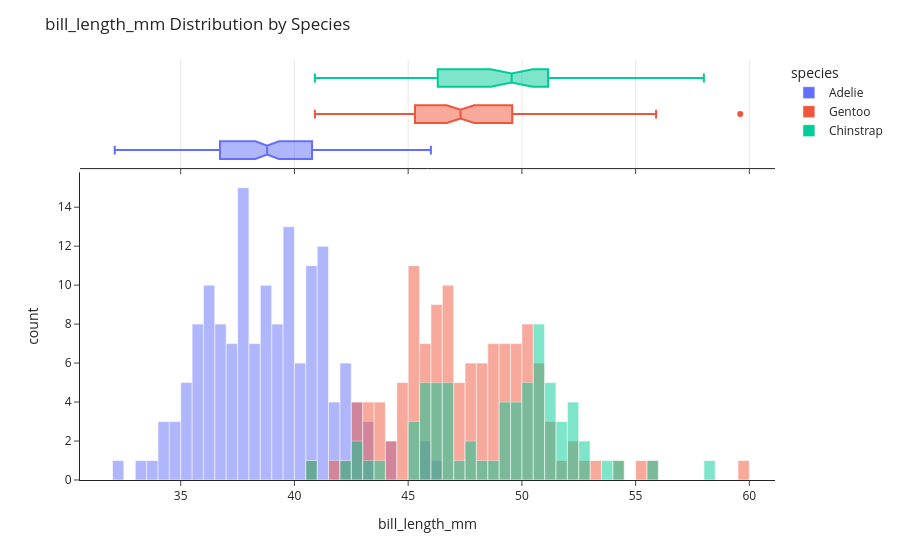
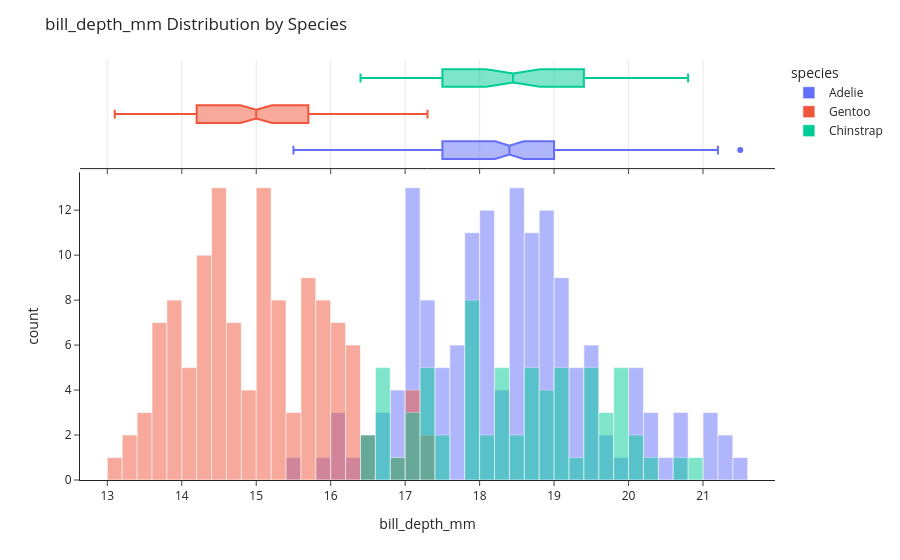
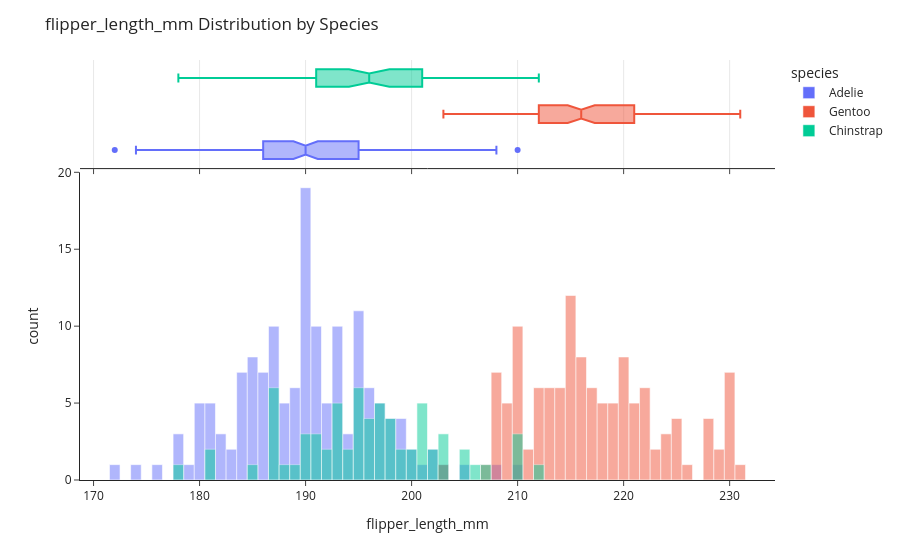
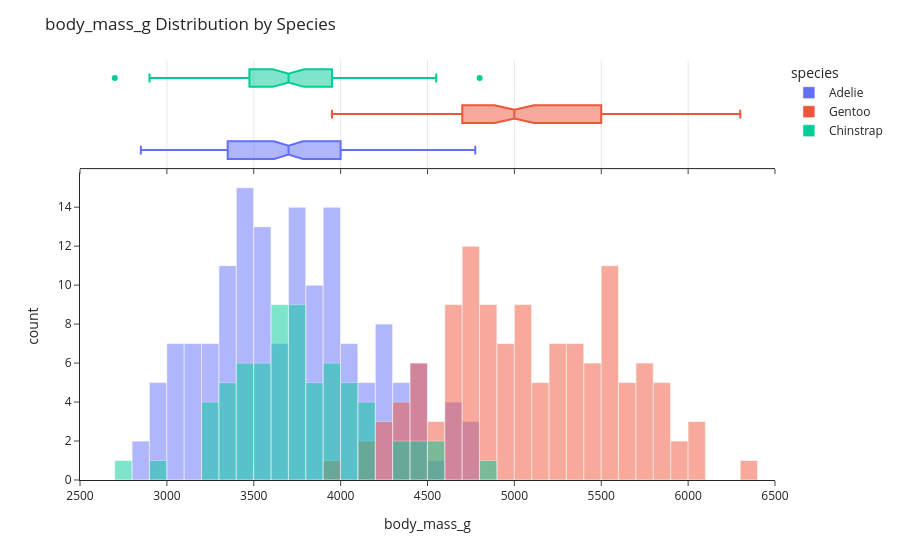

The code cell stored with these charts, in order, in its notebook:
### Code cell
import pandas as pd
import plotly.express as px
from plotly.subplots import make_subplots
import plotly.graph_objects as go

pdf = df_clean.toPandas()

for colname in ["bill_length_mm", "bill_depth_mm", "flipper_length_mm", "body_mass_g"]:
    fig = px.histogram(pdf, x=colname, color="species", barmode="overlay", marginal="box", nbins=60)
    fig.update_layout(title=f"{colname} Distribution by Species", template="simple_white")
    fig.show()

### Figure 1 — Plotly figure (JSON) as saved in the notebook; plotly's stock layout.template omitted (floating-point values rounded to 4 significant figures; data arrays with more than 128 entries replaced by an {"elided": "..."} marker saying what was removed)
{"data": [{"bingroup": "x", "hovertemplate": "species=Adelie<br>bill_length_mm=%{x}<br>count=%{y}<extra></extra>", "legendgroup": "Adelie", "marker": {"color": "#636efa", "opacity": 0.5, "pattern": {"shape": ""}}, "name": "Adelie", "nbinsx": 60, "orientation": "v", "showlegend": true, "type": "histogram", "x": {"elided": "152 float values"}, "xaxis": "x", "yaxis": "y"}, {"hovertemplate": "species=Adelie<br>bill_length_mm=%{x}<extra></extra>", "legendgroup": "Adelie", "marker": {"color": "#636efa"}, "name": "Adelie", "notched": true, "showlegend": false, "type": "box", "x": {"elided": "152 float values"}, "xaxis": "x2", "yaxis": "y2"}, {"bingroup": "x", "hovertemplate": "species=Gentoo<br>bill_length_mm=%{x}<br>count=%{y}<extra></extra>", "legendgroup": "Gentoo", "marker": {"color": "#EF553B", "opacity": 0.5, "pattern": {"shape": ""}}, "name": "Gentoo", "nbinsx": 60, "orientation": "v", "showlegend": true, "type": "histogram", "x": [46.1, 50, 48.7, 50, 47.6, 46.5, 45.4, 46.7, 43.3, 46.8, 40.9, 49, 45.5, 48.4, 45.8, 49.3, 42, 49.2, 46.2, 48.7, 50.2, 45.1, 46.5, 46.3, 42.9, 46.1, 44.5, 47.8, 48.2, 50, 47.3, 42.8, 45.1, 59.6, 49.1, 48.4, 42.6, 44.4, 44, 48.7, 42.7, 49.6, 45.3, 49.6, 50.5, 43.6, 45.5, 50.5, 44.9, 45.2, 46.6, 48.5, 45.1, 50.1, 46.5, 45, 43.8, 45.5, 43.2, 50.4, 45.3, 46.2, 45.7, 54.3, 45.8, 49.8, 46.2, 49.5, 43.5, 50.7, 47.7, 46.4, 48.2, 46.5, 46.4, 48.6, 47.5, 51.1, 45.2, 45.2, 49.1, 52.5, 47.4, 50, 44.9, 50.8, 43.4, 51.3, 47.5, 52.1, 47.5, 52.2, 45.5, 49.5, 44.5, 50.8, 49.4, 46.9, 48.4, 51.1, 48.5, 55.9, 47.2, 49.1, 47.3, 46.8, 41.7, 53.4, 43.3, 48.1, 50.5, 49.8, 43.5, 51.5, 46.2, 55.1, 44.5, 48.8, 47.2, null, 46.8, 50.4, 45.2, 49.9], "xaxis": "x", "yaxis": "y"}, {"hovertemplate": "species=Gentoo<br>bill_length_mm=%{x}<extra></extra>", "legendgroup": "Gentoo", "marker": {"color": "#EF553B"}, "name": "Gentoo", "notched": true, "showlegend": false, "type": "box", "x": [46.1, 50, 48.7, 50, 47.6, 46.5, 45.4, 46.7, 43.3, 46.8, 40.9, 49, 45.5, 48.4, 45.8, 49.3, 42, 49.2, 46.2, 48.7, 50.2, 45.1, 46.5, 46.3, 42.9, 46.1, 44.5, 47.8, 48.2, 50, 47.3, 42.8, 45.1, 59.6, 49.1, 48.4, 42.6, 44.4, 44, 48.7, 42.7, 49.6, 45.3, 49.6, 50.5, 43.6, 45.5, 50.5, 44.9, 45.2, 46.6, 48.5, 45.1, 50.1, 46.5, 45, 43.8, 45.5, 43.2, 50.4, 45.3, 46.2, 45.7, 54.3, 45.8, 49.8, 46.2, 49.5, 43.5, 50.7, 47.7, 46.4, 48.2, 46.5, 46.4, 48.6, 47.5, 51.1, 45.2, 45.2, 49.1, 52.5, 47.4, 50, 44.9, 50.8, 43.4, 51.3, 47.5, 52.1, 47.5, 52.2, 45.5, 49.5, 44.5, 50.8, 49.4, 46.9, 48.4, 51.1, 48.5, 55.9, 47.2, 49.1, 47.3, 46.8, 41.7, 53.4, 43.3, 48.1, 50.5, 49.8, 43.5, 51.5, 46.2, 55.1, 44.5, 48.8, 47.2, null, 46.8, 50.4, 45.2, 49.9], "xaxis": "x2", "yaxis": "y2"}, {"bingroup": "x", "hovertemplate": "species=Chinstrap<br>bill_length_mm=%{x}<br>count=%{y}<extra></extra>", "legendgroup": "Chinstrap", "marker": {"color": "#00cc96", "opacity": 0.5, "pattern": {"shape": ""}}, "name": "Chinstrap", "nbinsx": 60, "orientation": "v", "showlegend": true, "type": "histogram", "x": [46.5, 50, 51.3, 45.4, 52.7, 45.2, 46.1, 51.3, 46, 51.3, 46.6, 51.7, 47, 52, 45.9, 50.5, 50.3, 58, 46.4, 49.2, 42.4, 48.5, 43.2, 50.6, 46.7, 52, 50.5, 49.5, 46.4, 52.8, 40.9, 54.2, 42.5, 51, 49.7, 47.5, 47.6, 52, 46.9, 53.5, 49, 46.2, 50.9, 45.5, 50.9, 50.8, 50.1, 49, 51.5, 49.8, 48.1, 51.4, 45.7, 50.7, 42.5, 52.2, 45.2, 49.3, 50.2, 45.6, 51.9, 46.8, 45.7, 55.8, 43.5, 49.6, 50.8, 50.2], "xaxis": "x", "yaxis": "y"}, {"hovertemplate": "species=Chinstrap<br>bill_length_mm=%{x}<extra></extra>", "legendgroup": "Chinstrap", "marker": {"color": "#00cc96"}, "name": "Chinstrap", "notched": true, "showlegend": false, "type": "box", "x": [46.5, 50, 51.3, 45.4, 52.7, 45.2, 46.1, 51.3, 46, 51.3, 46.6, 51.7, 47, 52, 45.9, 50.5, 50.3, 58, 46.4, 49.2, 42.4, 48.5, 43.2, 50.6, 46.7, 52, 50.5, 49.5, 46.4, 52.8, 40.9, 54.2, 42.5, 51, 49.7, 47.5, 47.6, 52, 46.9, 53.5, 49, 46.2, 50.9, 45.5, 50.9, 50.8, 50.1, 49, 51.5, 49.8, 48.1, 51.4, 45.7, 50.7, 42.5, 52.2, 45.2, 49.3, 50.2, 45.6, 51.9, 46.8, 45.7, 55.8, 43.5, 49.6, 50.8, 50.2], "xaxis": "x2", "yaxis": "y2"}], "layout": {"barmode": "overlay", "legend": {"title": {"text": "species"}, "tracegroupgap": 0}, "margin": {"t": 60}, "title": {"text": "bill_length_mm Distribution by Species"}, "xaxis": {"anchor": "y", "domain": [0, 1], "title": {"text": "bill_length_mm"}}, "xaxis2": {"anchor": "y2", "domain": [0, 1], "matches": "x", "showgrid": true, "showticklabels": false}, "yaxis": {"anchor": "x", "domain": [0, 0.7326], "title": {"text": "count"}}, "yaxis2": {"anchor": "x2", "domain": [0.7426, 1], "matches": "y2", "showgrid": false, "showline": false, "showticklabels": false, "ticks": ""}}}

### Figure 2 — Plotly figure (JSON) as saved in the notebook; plotly's stock layout.template omitted (floating-point values rounded to 4 significant figures; data arrays with more than 128 entries replaced by an {"elided": "..."} marker saying what was removed)
{"data": [{"bingroup": "x", "hovertemplate": "species=Adelie<br>bill_depth_mm=%{x}<br>count=%{y}<extra></extra>", "legendgroup": "Adelie", "marker": {"color": "#636efa", "opacity": 0.5, "pattern": {"shape": ""}}, "name": "Adelie", "nbinsx": 60, "orientation": "v", "showlegend": true, "type": "histogram", "x": {"elided": "152 float values"}, "xaxis": "x", "yaxis": "y"}, {"hovertemplate": "species=Adelie<br>bill_depth_mm=%{x}<extra></extra>", "legendgroup": "Adelie", "marker": {"color": "#636efa"}, "name": "Adelie", "notched": true, "showlegend": false, "type": "box", "x": {"elided": "152 float values"}, "xaxis": "x2", "yaxis": "y2"}, {"bingroup": "x", "hovertemplate": "species=Gentoo<br>bill_depth_mm=%{x}<br>count=%{y}<extra></extra>", "legendgroup": "Gentoo", "marker": {"color": "#EF553B", "opacity": 0.5, "pattern": {"shape": ""}}, "name": "Gentoo", "nbinsx": 60, "orientation": "v", "showlegend": true, "type": "histogram", "x": [13.2, 16.3, 14.1, 15.2, 14.5, 13.5, 14.6, 15.3, 13.4, 15.4, 13.7, 16.1, 13.7, 14.6, 14.6, 15.7, 13.5, 15.2, 14.5, 15.1, 14.3, 14.5, 14.5, 15.8, 13.1, 15.1, 14.3, 15, 14.3, 15.3, 15.3, 14.2, 14.5, 17, 14.8, 16.3, 13.7, 17.3, 13.6, 15.7, 13.7, 16, 13.7, 15, 15.9, 13.9, 13.9, 15.9, 13.3, 15.8, 14.2, 14.1, 14.4, 15, 14.4, 15.4, 13.9, 15, 14.5, 15.3, 13.8, 14.9, 13.9, 15.7, 14.2, 16.8, 14.4, 16.2, 14.2, 15, 15, 15.6, 15.6, 14.8, 15, 16, 14.2, 16.3, 13.8, 16.4, 14.5, 15.6, 14.6, 15.9, 13.8, 17.3, 14.4, 14.2, 14, 17, 15, 17.1, 14.5, 16.1, 14.7, 15.7, 15.8, 14.6, 14.4, 16.5, 15, 17, 15.5, 15, 13.8, 16.1, 14.7, 15.8, 14, 15.1, 15.2, 15.9, 15.2, 16.3, 14.1, 16, 15.7, 16.2, 13.7, null, 14.3, 15.7, 14.8, 16.1], "xaxis": "x", "yaxis": "y"}, {"hovertemplate": "species=Gentoo<br>bill_depth_mm=%{x}<extra></extra>", "legendgroup": "Gentoo", "marker": {"color": "#EF553B"}, "name": "Gentoo", "notched": true, "showlegend": false, "type": "box", "x": [13.2, 16.3, 14.1, 15.2, 14.5, 13.5, 14.6, 15.3, 13.4, 15.4, 13.7, 16.1, 13.7, 14.6, 14.6, 15.7, 13.5, 15.2, 14.5, 15.1, 14.3, 14.5, 14.5, 15.8, 13.1, 15.1, 14.3, 15, 14.3, 15.3, 15.3, 14.2, 14.5, 17, 14.8, 16.3, 13.7, 17.3, 13.6, 15.7, 13.7, 16, 13.7, 15, 15.9, 13.9, 13.9, 15.9, 13.3, 15.8, 14.2, 14.1, 14.4, 15, 14.4, 15.4, 13.9, 15, 14.5, 15.3, 13.8, 14.9, 13.9, 15.7, 14.2, 16.8, 14.4, 16.2, 14.2, 15, 15, 15.6, 15.6, 14.8, 15, 16, 14.2, 16.3, 13.8, 16.4, 14.5, 15.6, 14.6, 15.9, 13.8, 17.3, 14.4, 14.2, 14, 17, 15, 17.1, 14.5, 16.1, 14.7, 15.7, 15.8, 14.6, 14.4, 16.5, 15, 17, 15.5, 15, 13.8, 16.1, 14.7, 15.8, 14, 15.1, 15.2, 15.9, 15.2, 16.3, 14.1, 16, 15.7, 16.2, 13.7, null, 14.3, 15.7, 14.8, 16.1], "xaxis": "x2", "yaxis": "y2"}, {"bingroup": "x", "hovertemplate": "species=Chinstrap<br>bill_depth_mm=%{x}<br>count=%{y}<extra></extra>", "legendgroup": "Chinstrap", "marker": {"color": "#00cc96", "opacity": 0.5, "pattern": {"shape": ""}}, "name": "Chinstrap", "nbinsx": 60, "orientation": "v", "showlegend": true, "type": "histogram", "x": [17.9, 19.5, 19.2, 18.7, 19.8, 17.8, 18.2, 18.2, 18.9, 19.9, 17.8, 20.3, 17.3, 18.1, 17.1, 19.6, 20, 17.8, 18.6, 18.2, 17.3, 17.5, 16.6, 19.4, 17.9, 19, 18.4, 19, 17.8, 20, 16.6, 20.8, 16.7, 18.8, 18.6, 16.8, 18.3, 20.7, 16.6, 19.9, 19.5, 17.5, 19.1, 17, 17.9, 18.5, 17.9, 19.6, 18.7, 17.3, 16.4, 19, 17.3, 19.7, 17.3, 18.8, 16.6, 19.9, 18.8, 19.4, 19.5, 16.5, 17, 19.8, 18.1, 18.2, 19, 18.7], "xaxis": "x", "yaxis": "y"}, {"hovertemplate": "species=Chinstrap<br>bill_depth_mm=%{x}<extra></extra>", "legendgroup": "Chinstrap", "marker": {"color": "#00cc96"}, "name": "Chinstrap", "notched": true, "showlegend": false, "type": "box", "x": [17.9, 19.5, 19.2, 18.7, 19.8, 17.8, 18.2, 18.2, 18.9, 19.9, 17.8, 20.3, 17.3, 18.1, 17.1, 19.6, 20, 17.8, 18.6, 18.2, 17.3, 17.5, 16.6, 19.4, 17.9, 19, 18.4, 19, 17.8, 20, 16.6, 20.8, 16.7, 18.8, 18.6, 16.8, 18.3, 20.7, 16.6, 19.9, 19.5, 17.5, 19.1, 17, 17.9, 18.5, 17.9, 19.6, 18.7, 17.3, 16.4, 19, 17.3, 19.7, 17.3, 18.8, 16.6, 19.9, 18.8, 19.4, 19.5, 16.5, 17, 19.8, 18.1, 18.2, 19, 18.7], "xaxis": "x2", "yaxis": "y2"}], "layout": {"barmode": "overlay", "legend": {"title": {"text": "species"}, "tracegroupgap": 0}, "margin": {"t": 60}, "title": {"text": "bill_depth_mm Distribution by Species"}, "xaxis": {"anchor": "y", "domain": [0, 1], "title": {"text": "bill_depth_mm"}}, "xaxis2": {"anchor": "y2", "domain": [0, 1], "matches": "x", "showgrid": true, "showticklabels": false}, "yaxis": {"anchor": "x", "domain": [0, 0.7326], "title": {"text": "count"}}, "yaxis2": {"anchor": "x2", "domain": [0.7426, 1], "matches": "y2", "showgrid": false, "showline": false, "showticklabels": false, "ticks": ""}}}

### Figure 3 — Plotly figure (JSON) as saved in the notebook; plotly's stock layout.template omitted (floating-point values rounded to 4 significant figures; data arrays with more than 128 entries replaced by an {"elided": "..."} marker saying what was removed)
{"data": [{"bingroup": "x", "hovertemplate": "species=Adelie<br>flipper_length_mm=%{x}<br>count=%{y}<extra></extra>", "legendgroup": "Adelie", "marker": {"color": "#636efa", "opacity": 0.5, "pattern": {"shape": ""}}, "name": "Adelie", "nbinsx": 60, "orientation": "v", "showlegend": true, "type": "histogram", "x": {"elided": "152 int values"}, "xaxis": "x", "yaxis": "y"}, {"hovertemplate": "species=Adelie<br>flipper_length_mm=%{x}<extra></extra>", "legendgroup": "Adelie", "marker": {"color": "#636efa"}, "name": "Adelie", "notched": true, "showlegend": false, "type": "box", "x": {"elided": "152 int values"}, "xaxis": "x2", "yaxis": "y2"}, {"bingroup": "x", "hovertemplate": "species=Gentoo<br>flipper_length_mm=%{x}<br>count=%{y}<extra></extra>", "legendgroup": "Gentoo", "marker": {"color": "#EF553B", "opacity": 0.5, "pattern": {"shape": ""}}, "name": "Gentoo", "nbinsx": 60, "orientation": "v", "showlegend": true, "type": "histogram", "x": [211, 230, 210, 218, 215, 210, 211, 219, 209, 215, 214, 216, 214, 213, 210, 217, 210, 221, 209, 222, 218, 215, 213, 215, 215, 215, 216, 215, 210, 220, 222, 209, 207, 230, 220, 220, 213, 219, 208, 208, 208, 225, 210, 216, 222, 217, 210, 225, 213, 215, 210, 220, 210, 225, 217, 220, 208, 220, 208, 224, 208, 221, 214, 231, 219, 230, 214, 229, 220, 223, 216, 221, 221, 217, 216, 230, 209, 220, 215, 223, 212, 221, 212, 224, 212, 228, 218, 218, 212, 230, 218, 228, 212, 224, 214, 226, 216, 222, 203, 225, 219, 228, 215, 228, 216, 215, 210, 219, 208, 209, 216, 229, 213, 230, 217, 230, 217, 222, 214, null, 215, 222, 212, 213], "xaxis": "x", "yaxis": "y"}, {"hovertemplate": "species=Gentoo<br>flipper_length_mm=%{x}<extra></extra>", "legendgroup": "Gentoo", "marker": {"color": "#EF553B"}, "name": "Gentoo", "notched": true, "showlegend": false, "type": "box", "x": [211, 230, 210, 218, 215, 210, 211, 219, 209, 215, 214, 216, 214, 213, 210, 217, 210, 221, 209, 222, 218, 215, 213, 215, 215, 215, 216, 215, 210, 220, 222, 209, 207, 230, 220, 220, 213, 219, 208, 208, 208, 225, 210, 216, 222, 217, 210, 225, 213, 215, 210, 220, 210, 225, 217, 220, 208, 220, 208, 224, 208, 221, 214, 231, 219, 230, 214, 229, 220, 223, 216, 221, 221, 217, 216, 230, 209, 220, 215, 223, 212, 221, 212, 224, 212, 228, 218, 218, 212, 230, 218, 228, 212, 224, 214, 226, 216, 222, 203, 225, 219, 228, 215, 228, 216, 215, 210, 219, 208, 209, 216, 229, 213, 230, 217, 230, 217, 222, 214, null, 215, 222, 212, 213], "xaxis": "x2", "yaxis": "y2"}, {"bingroup": "x", "hovertemplate": "species=Chinstrap<br>flipper_length_mm=%{x}<br>count=%{y}<extra></extra>", "legendgroup": "Chinstrap", "marker": {"color": "#00cc96", "opacity": 0.5, "pattern": {"shape": ""}}, "name": "Chinstrap", "nbinsx": 60, "orientation": "v", "showlegend": true, "type": "histogram", "x": [192, 196, 193, 188, 197, 198, 178, 197, 195, 198, 193, 194, 185, 201, 190, 201, 197, 181, 190, 195, 181, 191, 187, 193, 195, 197, 200, 200, 191, 205, 187, 201, 187, 203, 195, 199, 195, 210, 192, 205, 210, 187, 196, 196, 196, 201, 190, 212, 187, 198, 199, 201, 193, 203, 187, 197, 191, 203, 202, 194, 206, 189, 195, 207, 202, 193, 210, 198], "xaxis": "x", "yaxis": "y"}, {"hovertemplate": "species=Chinstrap<br>flipper_length_mm=%{x}<extra></extra>", "legendgroup": "Chinstrap", "marker": {"color": "#00cc96"}, "name": "Chinstrap", "notched": true, "showlegend": false, "type": "box", "x": [192, 196, 193, 188, 197, 198, 178, 197, 195, 198, 193, 194, 185, 201, 190, 201, 197, 181, 190, 195, 181, 191, 187, 193, 195, 197, 200, 200, 191, 205, 187, 201, 187, 203, 195, 199, 195, 210, 192, 205, 210, 187, 196, 196, 196, 201, 190, 212, 187, 198, 199, 201, 193, 203, 187, 197, 191, 203, 202, 194, 206, 189, 195, 207, 202, 193, 210, 198], "xaxis": "x2", "yaxis": "y2"}], "layout": {"barmode": "overlay", "legend": {"title": {"text": "species"}, "tracegroupgap": 0}, "margin": {"t": 60}, "title": {"text": "flipper_length_mm Distribution by Species"}, "xaxis": {"anchor": "y", "domain": [0, 1], "title": {"text": "flipper_length_mm"}}, "xaxis2": {"anchor": "y2", "domain": [0, 1], "matches": "x", "showgrid": true, "showticklabels": false}, "yaxis": {"anchor": "x", "domain": [0, 0.7326], "title": {"text": "count"}}, "yaxis2": {"anchor": "x2", "domain": [0.7426, 1], "matches": "y2", "showgrid": false, "showline": false, "showticklabels": false, "ticks": ""}}}

### Figure 4 — Plotly figure (JSON) as saved in the notebook; plotly's stock layout.template omitted (floating-point values rounded to 4 significant figures; data arrays with more than 128 entries replaced by an {"elided": "..."} marker saying what was removed)
{"data": [{"bingroup": "x", "hovertemplate": "species=Adelie<br>body_mass_g=%{x}<br>count=%{y}<extra></extra>", "legendgroup": "Adelie", "marker": {"color": "#636efa", "opacity": 0.5, "pattern": {"shape": ""}}, "name": "Adelie", "nbinsx": 60, "orientation": "v", "showlegend": true, "type": "histogram", "x": {"elided": "152 int values"}, "xaxis": "x", "yaxis": "y"}, {"hovertemplate": "species=Adelie<br>body_mass_g=%{x}<extra></extra>", "legendgroup": "Adelie", "marker": {"color": "#636efa"}, "name": "Adelie", "notched": true, "showlegend": false, "type": "box", "x": {"elided": "152 int values"}, "xaxis": "x2", "yaxis": "y2"}, {"bingroup": "x", "hovertemplate": "species=Gentoo<br>body_mass_g=%{x}<br>count=%{y}<extra></extra>", "legendgroup": "Gentoo", "marker": {"color": "#EF553B", "opacity": 0.5, "pattern": {"shape": ""}}, "name": "Gentoo", "nbinsx": 60, "orientation": "v", "showlegend": true, "type": "histogram", "x": [4500, 5700, 4450, 5700, 5400, 4550, 4800, 5200, 4400, 5150, 4650, 5550, 4650, 5850, 4200, 5850, 4150, 6300, 4800, 5350, 5700, 5000, 4400, 5050, 5000, 5100, 4100, 5650, 4600, 5550, 5250, 4700, 5050, 6050, 5150, 5400, 4950, 5250, 4350, 5350, 3950, 5700, 4300, 4750, 5550, 4900, 4200, 5400, 5100, 5300, 4850, 5300, 4400, 5000, 4900, 5050, 4300, 5000, 4450, 5550, 4200, 5300, 4400, 5650, 4700, 5700, 4650, 5800, 4700, 5550, 4750, 5000, 5100, 5200, 4700, 5800, 4600, 6000, 4750, 5950, 4625, 5450, 4725, 5350, 4750, 5600, 4600, 5300, 4875, 5550, 4950, 5400, 4750, 5650, 4850, 5200, 4925, 4875, 4625, 5250, 4850, 5600, 4975, 5500, 4725, 5500, 4700, 5500, 4575, 5500, 5000, 5950, 4650, 5500, 4375, 5850, 4875, 6000, 4925, null, 4850, 5750, 5200, 5400], "xaxis": "x", "yaxis": "y"}, {"hovertemplate": "species=Gentoo<br>body_mass_g=%{x}<extra></extra>", "legendgroup": "Gentoo", "marker": {"color": "#EF553B"}, "name": "Gentoo", "notched": true, "showlegend": false, "type": "box", "x": [4500, 5700, 4450, 5700, 5400, 4550, 4800, 5200, 4400, 5150, 4650, 5550, 4650, 5850, 4200, 5850, 4150, 6300, 4800, 5350, 5700, 5000, 4400, 5050, 5000, 5100, 4100, 5650, 4600, 5550, 5250, 4700, 5050, 6050, 5150, 5400, 4950, 5250, 4350, 5350, 3950, 5700, 4300, 4750, 5550, 4900, 4200, 5400, 5100, 5300, 4850, 5300, 4400, 5000, 4900, 5050, 4300, 5000, 4450, 5550, 4200, 5300, 4400, 5650, 4700, 5700, 4650, 5800, 4700, 5550, 4750, 5000, 5100, 5200, 4700, 5800, 4600, 6000, 4750, 5950, 4625, 5450, 4725, 5350, 4750, 5600, 4600, 5300, 4875, 5550, 4950, 5400, 4750, 5650, 4850, 5200, 4925, 4875, 4625, 5250, 4850, 5600, 4975, 5500, 4725, 5500, 4700, 5500, 4575, 5500, 5000, 5950, 4650, 5500, 4375, 5850, 4875, 6000, 4925, null, 4850, 5750, 5200, 5400], "xaxis": "x2", "yaxis": "y2"}, {"bingroup": "x", "hovertemplate": "species=Chinstrap<br>body_mass_g=%{x}<br>count=%{y}<extra></extra>", "legendgroup": "Chinstrap", "marker": {"color": "#00cc96", "opacity": 0.5, "pattern": {"shape": ""}}, "name": "Chinstrap", "nbinsx": 60, "orientation": "v", "showlegend": true, "type": "histogram", "x": [3500, 3900, 3650, 3525, 3725, 3950, 3250, 3750, 4150, 3700, 3800, 3775, 3700, 4050, 3575, 4050, 3300, 3700, 3450, 4400, 3600, 3400, 2900, 3800, 3300, 4150, 3400, 3800, 3700, 4550, 3200, 4300, 3350, 4100, 3600, 3900, 3850, 4800, 2700, 4500, 3950, 3650, 3550, 3500, 3675, 4450, 3400, 4300, 3250, 3675, 3325, 3950, 3600, 4050, 3350, 3450, 3250, 4050, 3800, 3525, 3950, 3650, 3650, 4000, 3400, 3775, 4100, 3775], "xaxis": "x", "yaxis": "y"}, {"hovertemplate": "species=Chinstrap<br>body_mass_g=%{x}<extra></extra>", "legendgroup": "Chinstrap", "marker": {"color": "#00cc96"}, "name": "Chinstrap", "notched": true, "showlegend": false, "type": "box", "x": [3500, 3900, 3650, 3525, 3725, 3950, 3250, 3750, 4150, 3700, 3800, 3775, 3700, 4050, 3575, 4050, 3300, 3700, 3450, 4400, 3600, 3400, 2900, 3800, 3300, 4150, 3400, 3800, 3700, 4550, 3200, 4300, 3350, 4100, 3600, 3900, 3850, 4800, 2700, 4500, 3950, 3650, 3550, 3500, 3675, 4450, 3400, 4300, 3250, 3675, 3325, 3950, 3600, 4050, 3350, 3450, 3250, 4050, 3800, 3525, 3950, 3650, 3650, 4000, 3400, 3775, 4100, 3775], "xaxis": "x2", "yaxis": "y2"}], "layout": {"barmode": "overlay", "legend": {"title": {"text": "species"}, "tracegroupgap": 0}, "margin": {"t": 60}, "title": {"text": "body_mass_g Distribution by Species"}, "xaxis": {"anchor": "y", "domain": [0, 1], "title": {"text": "body_mass_g"}}, "xaxis2": {"anchor": "y2", "domain": [0, 1], "matches": "x", "showgrid": true, "showticklabels": false}, "yaxis": {"anchor": "x", "domain": [0, 0.7326], "title": {"text": "count"}}, "yaxis2": {"anchor": "x2", "domain": [0.7426, 1], "matches": "y2", "showgrid": false, "showline": false, "showticklabels": false, "ticks": ""}}}
